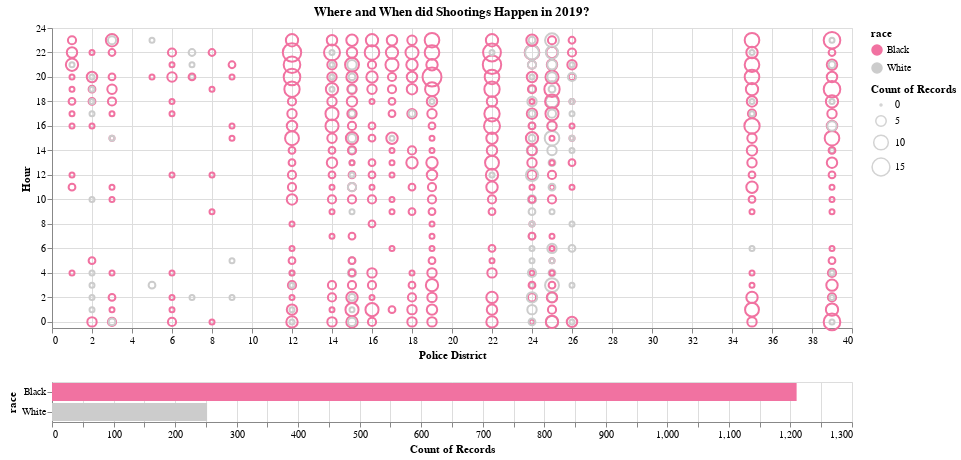

Here is the notebook cell this chart was saved with:
### Code cell
# Setup a brush selection
brush = alt.selection(type='interval')

points = alt.Chart().mark_point().encode(
    x=alt.X('Police District:Q', scale=alt.Scale(domain=(0, 40 ))),
    y=alt.Y('Hour:Q', scale=alt.Scale(domain=(-0.5, 24 ))),
    color=alt.condition(brush,alt.Color('race:N',scale=alt.Scale(
            domain=['Black', 'White'],range=['#F172A1', '#CCCCCC'])),alt.value('lightgray')),
    size='count(race):Q'
).properties(
    selection=brush,
    width=800,
    title='Where and When did Shootings Happen in 2019?'
)

# the bottom bar plot
bars = alt.Chart().mark_bar().encode(
    x='count(race):Q',
    y='race:N',
    color='race:N',
).transform_filter(
    brush.ref() 
    
).properties(
width=800
)                                 
    
chart = alt.vconcat(points, bars, data=final_2019) # vertical stacking
chart

### Figure 1 — Vega-Lite specification as saved in the notebook (floating-point values rounded to 4 significant figures; data arrays with more than 128 entries replaced by an {"elided": "..."} marker saying what was removed)
{"config": {"view": {"continuousWidth": 400, "continuousHeight": 300}}, "vconcat": [{"mark": "point", "encoding": {"color": {"condition": {"type": "nominal", "field": "race", "scale": {"domain": ["Black", "White"], "range": ["#F172A1", "#CCCCCC"]}, "selection": "selector003"}, "value": "lightgray"}, "size": {"type": "quantitative", "aggregate": "count", "field": "race"}, "x": {"type": "quantitative", "field": "Police District", "scale": {"domain": [0, 40]}}, "y": {"type": "quantitative", "field": "Hour", "scale": {"domain": [-0.5, 24]}}}, "selection": {"selector003": {"type": "interval"}}, "title": "Where and When did Shootings Happen in 2019?", "width": 800}, {"mark": "bar", "encoding": {"color": {"type": "nominal", "field": "race"}, "x": {"type": "quantitative", "aggregate": "count", "field": "race"}, "y": {"type": "nominal", "field": "race"}}, "transform": [{"filter": {"selection": "selector003"}}], "width": 800}], "data": {"name": "data-7fda7bf49e32cf6ef79f8604083d6035"}, "$schema": "https://vega.github.io/schema/vega-lite/v4.8.1.json", "datasets": {"data-7fda7bf49e32cf6ef79f8604083d6035": {"elided": "1462 records"}}}
